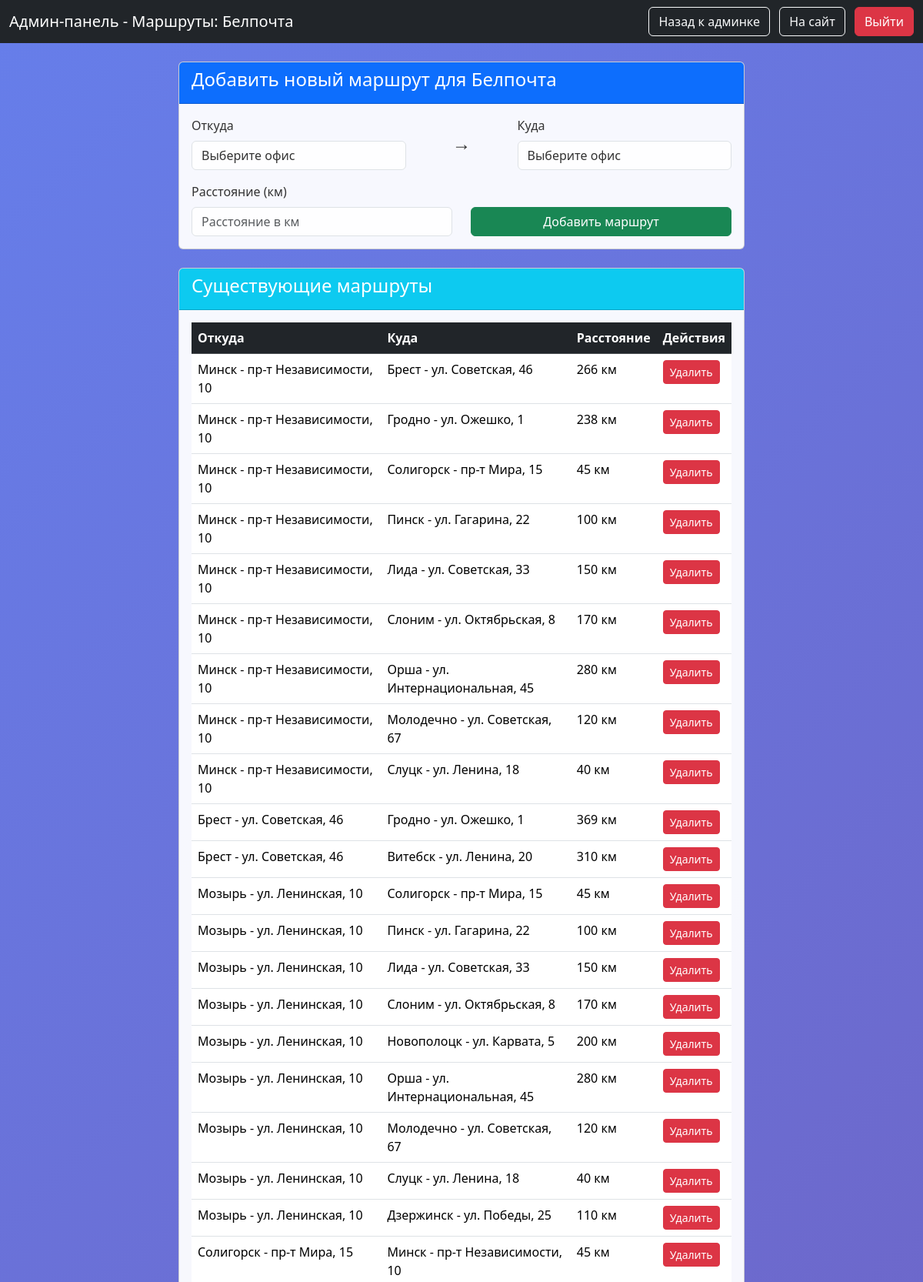
Screenshot of /admin/routes.php?carrier=1 (signed in, upper part) with the database file from the repository.
### tables this page shows
CREATE TABLE `carriers` (
  `id` int(11) NOT NULL,
  `name` varchar(100) NOT NULL,
  `color` varchar(7) NOT NULL,
  `max_weight` decimal(6,2) NOT NULL,
  `base_cost` decimal(8,2) NOT NULL,
  `cost_per_kg` decimal(8,3) NOT NULL,
  `cost_per_km` decimal(8,4) NOT NULL,
  `speed_kmh` decimal(6,2) NOT NULL,
  `description` text DEFAULT NULL
);

CREATE TABLE `routes` (
  `from_office` int(11) NOT NULL,
  `to_office` int(11) NOT NULL,
  `distance_km` int(11) NOT NULL
);

CREATE TABLE `offices` (
  `id` int(11) NOT NULL,
  `carrier_id` int(11) DEFAULT NULL,
  `city` varchar(100) NOT NULL,
  `address` varchar(255) NOT NULL,
  `lat` decimal(10,8) DEFAULT NULL,
  `lng` decimal(11,8) DEFAULT NULL
);

### admin/routes.php (the view, shortened to what this page needs)
<?php
require '../db.php';
$carrier_id = (int)($_GET['carrier'] ?? 0);
$carrier = $db->prepare("SELECT * FROM carriers WHERE id = ?");
$carrier->execute([$carrier_id]);
$carrier_info = $carrier->fetch();
$routes = $db->prepare("
    SELECT r.*, o1.city as from_city, o1.address as from_address, o2.city as to_city, o2.address as to_address
    FROM routes r
    JOIN offices o1 ON r.from_office = o1.id
    JOIN offices o2 ON r.to_office = o2.id
    WHERE o1.carrier_id = ? AND o2.carrier_id = ?
");
$routes->execute([$carrier_id, $carrier_id]);
$existing_routes = $routes->fetchAll();
?>
<!DOCTYPE html>
<html lang="ru">
<head>
    <link href="https://cdn.jsdelivr.net/npm/bootstrap@5.3.3/dist/css/bootstrap.min.css" rel="stylesheet">
    <link href="../assets/css/style.css" rel="stylesheet">
</head>
<body>
<nav class="navbar navbar-dark bg-dark sticky-top">
    <div class="container-fluid">
        <span class="navbar-brand">Админ-панель - Маршруты: <?= htmlspecialchars($carrier_info['name']) ?></span>
        <div>
            <a href="index.php" class="btn btn-outline-light me-2">Назад к админке</a>
            <a href="../calculator.php" class="btn btn-outline-light me-2">На сайт</a>
            <a href="../logout.php" class="btn btn-danger">Выйти</a>
        </div>
    </div>
</nav>
<div class="container mt-4">
    <div class="row">
        <div class="col-lg-8 mx-auto">
            <div class="card mb-4">
                <div class="card-header bg-primary text-white">
                    <h4>Добавить новый маршрут для <?= htmlspecialchars($carrier_info['name']) ?></h4>
                </div>
                <div class="card-body">
                    <form method="POST">
                        <div class="row">
                            <div class="col-md-5">
                                <label class="form-label">Откуда</label>
                                <select name="from_office" class="form-select" required>
                                    <option value="">Выберите офис</option>
                                </select>
                            </div>
                            <div class="col-md-2 text-center d-flex align-items-center justify-content-center">
                                <span class="fs-4">→</span>
                            </div>
                            <div class="col-md-5">
                                <label class="form-label">Куда</label>
                                <select name="to_office" class="form-select" required>
                                    <option value="">Выберите офис</option>
                                </select>
                            </div>
                        </div>
                        <div class="row mt-3">
                            <div class="col-md-6">
                                <label class="form-label">Расстояние (км)</label>
                                <input type="number" step="0.1" name="distance" class="form-control" placeholder="Расстояние в км" required>
                            </div>
                            <div class="col-md-6 d-flex align-items-end">
                                <button type="submit" class="btn btn-success w-100">Добавить маршрут</button>
                            </div>
                        </div>
                    </form>
                </div>
            </div>
            <div class="card">
                <div class="card-header bg-info text-white">
                    <h4>Существующие маршруты</h4>
                </div>
                <div class="card-body">
                    <?php if(count($existing_routes) > 0): ?>
                        <div class="table-responsive">
                            <table class="table table-hover">
                                <thead class="table-dark">
                                    <tr>
                                        <th>Откуда</th>
                                        <th>Куда</th>
                                        <th>Расстояние</th>
                                        <th>Действия</th>
                                    </tr>
                                </thead>
                                <tbody>
                                    <?php foreach($existing_routes as $route): ?>
                                        <tr>
                                            <td><?= htmlspecialchars($route['from_city']) ?> - <?= htmlspecialchars($route['from_address']) ?></td>
                                            <td><?= htmlspecialchars($route['to_city']) ?> - <?= htmlspecialchars($route['to_address']) ?></td>
                                            <td><?= $route['distance_km'] ?> км</td>
                                            <td>
                                                <form method="POST" class="d-inline" onsubmit="return confirm('Удалить маршрут?');">
                                                    <button type="submit" class="btn btn-danger btn-sm">Удалить</button>
                                                </form>
                                            </td>
                                        </tr>
                                    <?php endforeach; ?>
                                </tbody>
                            </table>
                        </div>
                    <?php else: ?>
                        <p class="text-center text-muted">Нет добавленных маршрутов</p>
                    <?php endif; ?>
                </div>
            </div>
        </div>
    </div>
</div>
</body>
</html>

### assets/css/style.css (style rules this page uses)
:root { --bg-light: linear-gradient(135deg, #667eea, #764ba2); --bg-dark: linear-gradient(135deg, #0f0f1e, #1a1a2e); --card-light: rgba(255,255,255,0.95); --card-dark: #16213e; --text-light: #333; --text-dark: #e0e0e0; --border-selected: #ffd700; --footer-bg: rgba(0,0,0,0.1); --footer-bg-dark: rgba(0,0,0,0.3); }
body { background: var(--bg-light); color: var(--text-light); min-height: 100vh; display: flex; flex-direction: column; transition: all 0.4s; font-family: 'Segoe UI', sans-serif; }
body, .main-content { flex: 1; display: flex; flex-direction: column; }
.card, .table { background: var(--card-light) !important; color: var(--text-light); }
.form-control, .form-select { background: rgba(255,255,255,0.9); color: #333; }

### rows the page displays
carriers: name "Белпочта"
routes: offices.city "Минск", offices.address "пр-т Независимости, 10", offices.city "Брест", offices.address "ул. Советская, 46", distance_km "266"
routes: offices.city "Минск", offices.address "пр-т Независимости, 10", offices.city "Гродно", offices.address "ул. Ожешко, 1", distance_km "238"
routes: offices.city "Минск", offices.address "пр-т Независимости, 10", offices.city "Солигорск", offices.address "пр-т Мира, 15", distance_km "45"
routes: offices.city "Минск", offices.address "пр-т Независимости, 10", offices.city "Пинск", offices.address "ул. Гагарина, 22", distance_km "100"
routes: offices.city "Минск", offices.address "пр-т Независимости, 10", offices.city "Лида", offices.address "ул. Советская, 33", distance_km "150"
routes: offices.city "Минск", offices.address "пр-т Независимости, 10", offices.city "Слоним", offices.address "ул. Октябрьская, 8", distance_km "170"
routes: offices.city "Минск", offices.address "пр-т Независимости, 10", offices.city "Орша", offices.address "ул. Интернациональная, 45", distance_km "280"
routes: offices.city "Минск", offices.address "пр-т Независимости, 10", offices.city "Молодечно", offices.address "ул. Советская, 67", distance_km "120"
routes: offices.city "Минск", offices.address "пр-т Независимости, 10", offices.city "Слуцк", offices.address "ул. Ленина, 18", distance_km "40"
routes: offices.city "Брест", offices.address "ул. Советская, 46", offices.city "Гродно", offices.address "ул. Ожешко, 1", distance_km "369"
routes: offices.city "Брест", offices.address "ул. Советская, 46", offices.city "Витебск", offices.address "ул. Ленина, 20", distance_km "310"
routes: offices.city "Мозырь", offices.address "ул. Ленинская, 10", offices.city "Солигорск", offices.address "пр-т Мира, 15", distance_km "45"
routes: offices.city "Мозырь", offices.address "ул. Ленинская, 10", offices.city "Пинск", offices.address "ул. Гагарина, 22", distance_km "100"
routes: offices.city "Мозырь", offices.address "ул. Ленинская, 10", offices.city "Лида", offices.address "ул. Советская, 33", distance_km "150"
routes: offices.city "Мозырь", offices.address "ул. Ленинская, 10", offices.city "Слоним", offices.address "ул. Октябрьская, 8", distance_km "170"
routes: offices.city "Мозырь", offices.address "ул. Ленинская, 10", offices.city "Новополоцк", offices.address "ул. Карвата, 5", distance_km "200"
routes: offices.city "Мозырь", offices.address "ул. Ленинская, 10", offices.city "Орша", offices.address "ул. Интернациональная, 45", distance_km "280"
routes: offices.city "Мозырь", offices.address "ул. Ленинская, 10", offices.city "Молодечно", offices.address "ул. Советская, 67", distance_km "120"
routes: offices.city "Мозырь", offices.address "ул. Ленинская, 10", offices.city "Слуцк", offices.address "ул. Ленина, 18", distance_km "40"
routes: offices.city "Мозырь", offices.address "ул. Ленинская, 10", offices.city "Дзержинск", offices.address "ул. Победы, 25", distance_km "110"
routes: offices.city "Солигорск", offices.address "пр-т Мира, 15", offices.city "Минск", offices.address "пр-т Независимости, 10", distance_km "45"
